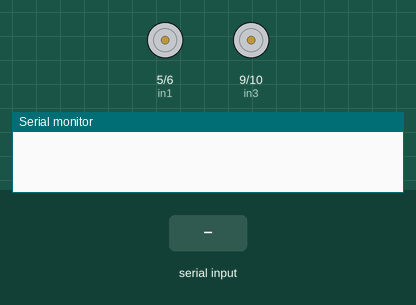
Recording of a sketch running on a simulated Arduino Uno, built with avr-gcc and run on an emulated ATmega328P. On the bench: motor-driver pin pairs drawn as motors (green arrow = first pin HIGH = forward, orange = second pin HIGH = backward, longer = more drive), the last lines printed to the serial monitor. The inputs (shaded band) are chosen by the test bench.

Above: at 1.2 s.
1.3 s: "F" received over the second serial link
At 2.5 s:
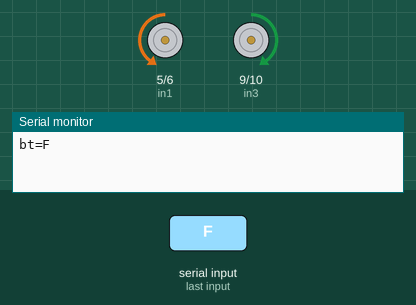
2.8 s: "R" received over the second serial link
At 3.6 s:
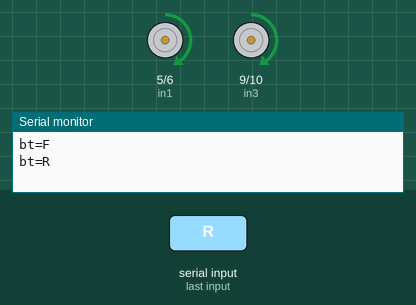
4.3 s: "L" received over the second serial link
At 4.7 s:
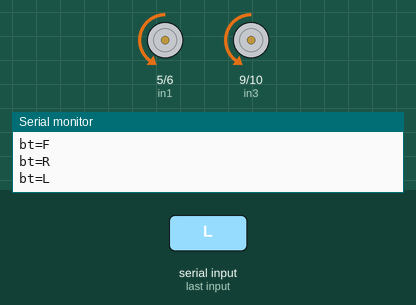
5.8 s: "B" received over the second serial link
At 7.1 s:
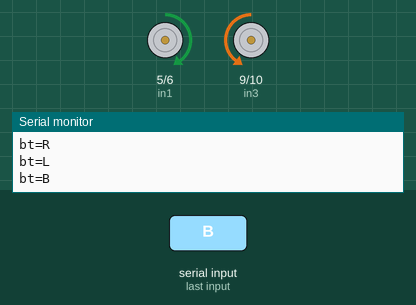
Timing chart, 0 to 8.3 s (numbered marks = the images above; inputs shaded):
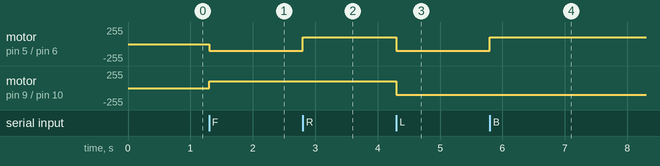

Measured:
- after the input at 1.3 s, motor on pin 5 (in1) / pin 6 (in2): stopped → backward 100/255 at once; motor on pin 9 (in3) / pin 10 (in4): stopped → forward 100/255 at once
- after the input at 2.8 s, motor on pin 5 (in1) / pin 6 (in2): backward 100/255 → forward 100/255 at once
- after the input at 4.3 s, motor on pin 5 (in1) / pin 6 (in2), motor on pin 9 (in3) / pin 10 (in4): forward 100/255 → backward 100/255 at once
- after the input at 5.8 s, motor on pin 5 (in1) / pin 6 (in2): backward 100/255 → forward 100/255 at once

The sketch:

carDriverCode.ino
```cpp
#include <SoftwareSerial.h>
SoftwareSerial bt(2, 3); // RX, TX


// 1 мотор - лівий
int in1 = 5; // 1 мотор 1 контакт управління
int in2 = 6; // 1 мотор 2 контакт управління
int in3 = 9; // 2 мотор 1 контакт управління
int in4 = 10; // 2 мотор 1 контакт управління
int leftSensor = 12;  //  лівий датчик  ліній
int rightSensor = 11; //  ПРАВИЙ датчик  ліній

int carSpeed = 100;

char value;

void setup(){
  Serial.begin(9600);
  bt.begin(9600);

  pinMode(in1, OUTPUT); // налаштування на вихід
  pinMode(in2, OUTPUT);
  pinMode(in3, OUTPUT);
  pinMode(in4, OUTPUT);

  pinMode(leftSensor,  INPUT);
  pinMode(rightSensor, INPUT);
}

void loop(){
  if (bt.available()) {
    value=bt.read();
    Serial.println ("bt="+String(value));
   if(value == 'F')forward();
   if(value == 'S')stp();
   if(value == 'R')right();
   if(value == 'L')left();
   if(value == 'B')backward();
  }
}

void readLine(){
  if(!digitalRead(leftSensor)){
    Serial.println("see left line");  }
  if(!digitalRead(rightSensor)){
    Serial.println("see right line");  }
}

void forward(){ // вперед
  analogWrite(in2, carSpeed); // 1 мотор
  digitalWrite(in1, 0); // 1 мотор
  digitalWrite(in4, 0); // 2 мотор
  analogWrite(in3, carSpeed); // 2 мотор
}
void backward(){ // назад
  analogWrite(in1, carSpeed); // 1 мотор
  digitalWrite(in2, 0); // 1 мотор
  digitalWrite(in3, 0); // 2 мотор
  analogWrite(in4, carSpeed); // 2 мотор
}


void right(){
  analogWrite(in1, carSpeed); // 1 мотор
  digitalWrite(in2, 0); // 1 мотор
  digitalWrite(in4, 0); // 2 мотор
  analogWrite(in3, carSpeed); // 2 мотор
  }

 void left(){
  analogWrite (in2, carSpeed); // 1 мотор
  digitalWrite(in1, 0); // 1 мотор
  digitalWrite(in3, 0); // 2 мотор
  analogWrite (in4, carSpeed); // 2 мотор
  }

   void stp(){
  analogWrite (in2, 0); // 1 мотор
  digitalWrite(in1, 0); // 1 мотор
  digitalWrite(in3, 0); // 2 мотор
  analogWrite (in4, 0); // 2 мотор
  }
```
